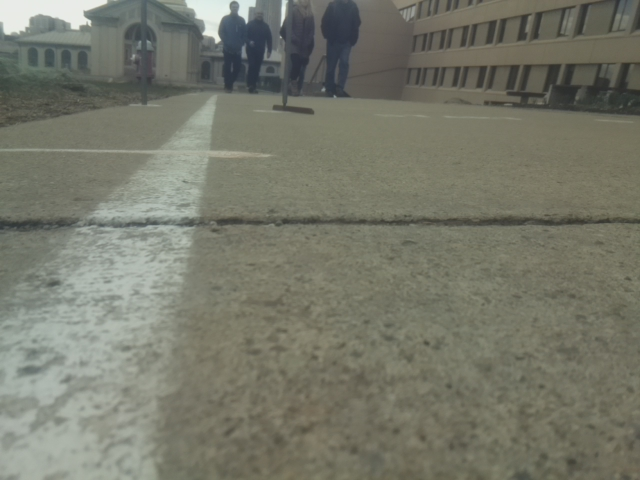
%> input picture data/pi-bob-master/data/training/2017-02-25 14_33_43.462812 forward.jpg, 640 x 480 px; its folder holds only this picture in this run
$ octave trainGenerate.m   (GNU Octave 9; MATLAB toolbox functions it lacks are replaced by stand-ins)
%> lines starting %> are read from the running program, lines starting %| are printed output that depends on the picture
### matlab/src/getPoints.m
function [row,col] = getPoints(path2Img)
    curImg = imread(path2Img);
%> curImg is the input picture: size 480x640x3 uint8; mean R, G, B 118.2, 119.8, 106.3
   curImg = curImg(130:480,:,:);
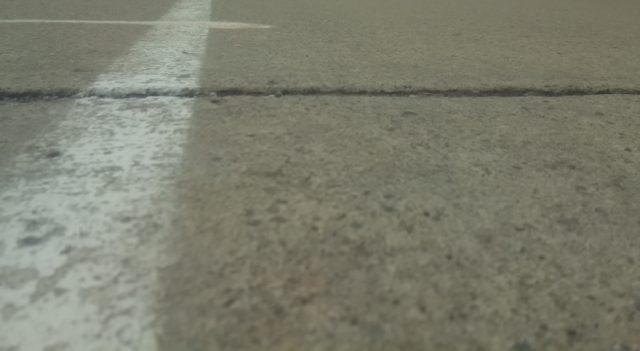
%> curImg: size 351x640x3 uint8; mean R, G, B 124.3, 125.5, 110
   curImg = imresize(curImg,0.1);
%> curImg: size 36x64x3 uint8
   gray = rgb2gray(curImg);
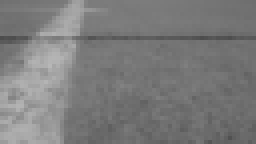
%> gray: size 36x64 uint8 (shown 4 times larger); min 77, max 183, mean 123.4
   filtered = medfilt2(gray,[5 5]);
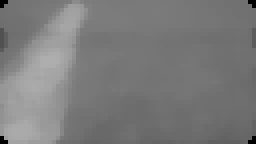
%> filtered: size 36x64 uint8 (shown 4 times larger); min 0, max 174, mean 122.8
   ed = edge(filtered,'canny');
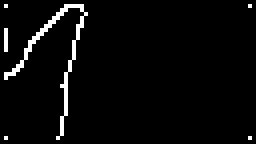
%> ed: size 36x64 logical (shown 4 times larger); 3.6% white in thin lines or dots
   [row,col]=find(ed==1);
%> row = 82 values from 2 to 35; col = 82 values from 2 to 63
end

### matlab/src/trainGenerate.m
Files=dir('./data/training/*.jpg');
labels = zeros(1,length(Files));
trainingSet = zeros(length(Files),300,2);
trainingNames = cell([1,length(Files)]);
for k=1:length(Files)
   FileName=Files(k).name;
   if(FileName(1)=='l')
       labels(k) = 1;
   elseif(FileName(1)=='r')
       labels(k) = 3;
   else
       labels(k) = 2;
   end

   [row,col] = getPoints(strcat('./data/training/',FileName));
%> row = 82 values, max 35 at index 10, min 2 at index 1, mean 14.13; col = 82 values from 2 to 63
   row(length(row)+1:300) = 0;
   col(length(col)+1:300) =0;
   trainingSet(k,:,1) = row';
   trainingSet(k,:,2) = col';
   trainingNames(k) = cellstr(strcat('./data/training/',FileName));
end
save trainPoints.mat trainingSet trainingNames

$ run again, on data/pi-bob-master/data/training/2017-02-25 14_37_49.737533 forward.jpg
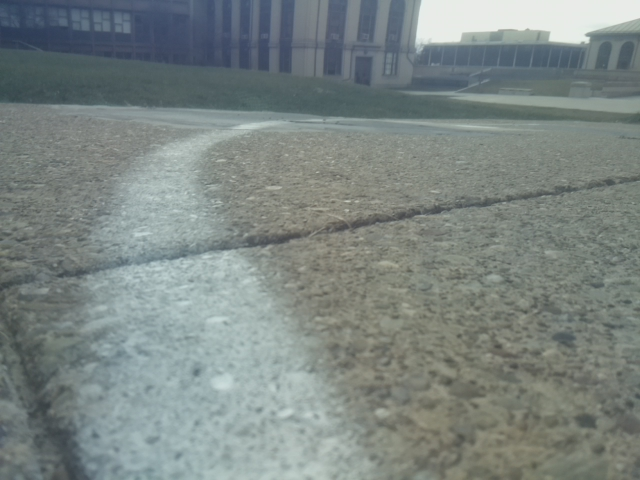
%> input picture data/pi-bob-master/data/training/2017-02-25 14_37_49.737533 forward.jpg, 640 x 480 px
%> in getPoints, curImg is the input picture: size 480x640x3 uint8; mean R, G, B 124, 133.6, 131
%> in getPoints, `curImg = curImg(130:480,:,:);`:
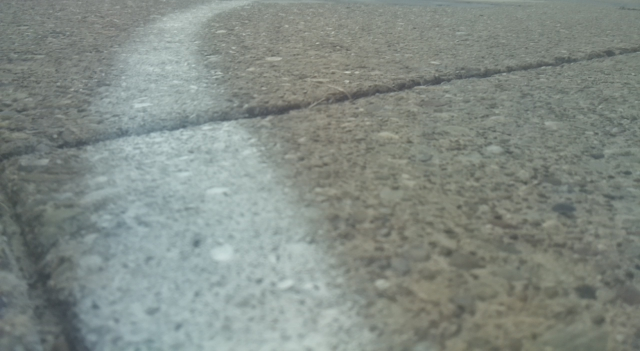
%> curImg: size 351x640x3 uint8; mean R, G, B 130.5, 139, 133
%> in getPoints, `ed = edge(filtered,'canny');`:
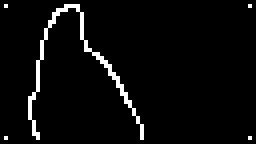
%> ed: size 36x64 logical (shown 4 times larger); 3.9% white in thin lines or dots
%> in getPoints, `[row,col]=find(ed==1);`: row = 90 values from 2 to 35; col = 90 values from 2 to 63
%> `[row,col] = getPoints(strcat('./data/training/',FileName));`: row = 90 values, max 35 at index 2, min 2 at index 1, mean 17.74; col = 90 values from 2 to 63

$ run again, on data/pi-bob-master/data/training/2017-02-25 14_38_01.445059 forward.jpg
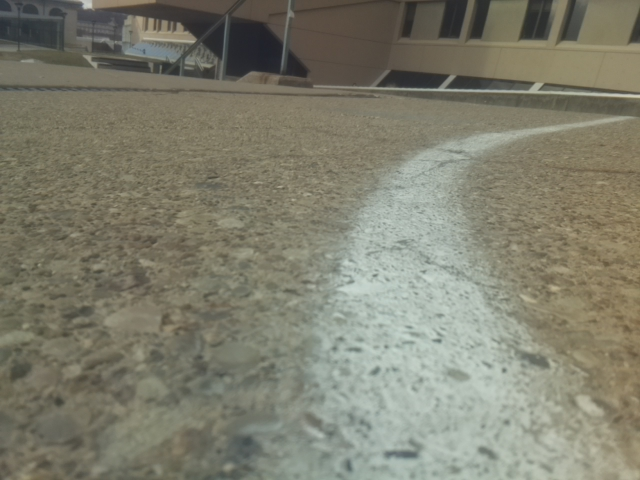
%> input picture data/pi-bob-master/data/training/2017-02-25 14_38_01.445059 forward.jpg, 640 x 480 px
%> in getPoints, curImg is the input picture: size 480x640x3 uint8; mean R, G, B 127.2, 126.4, 110.4
%> in getPoints, `curImg = curImg(130:480,:,:);`:
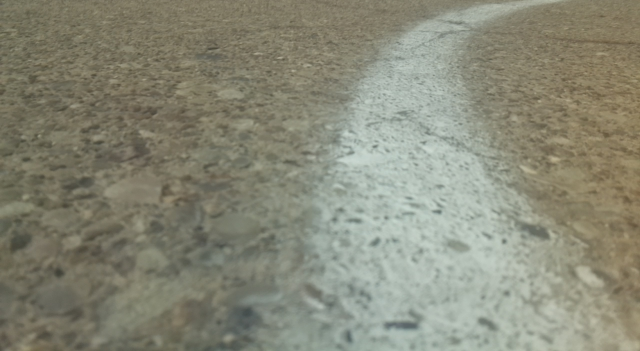
%> curImg: size 351x640x3 uint8; mean R, G, B 136.1, 136.6, 119.6
%> in getPoints, `ed = edge(filtered,'canny');`:
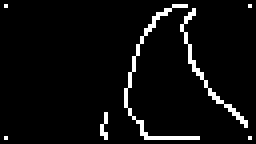
%> ed: size 36x64 logical (shown 4 times larger); 4.9% white in thin lines or dots
%> in getPoints, `[row,col]=find(ed==1);`: row = 113 values from 2 to 35; col = 113 values from 2 to 63
%> `[row,col] = getPoints(strcat('./data/training/',FileName));`: row = 113 values, max 35 at index 2, min 2 at index 1, mean 20.58; col = 113 values from 2 to 63

$ run again, on data/pi-bob-master/data/training/2017-02-25 14_37_22.285307 forward.jpg
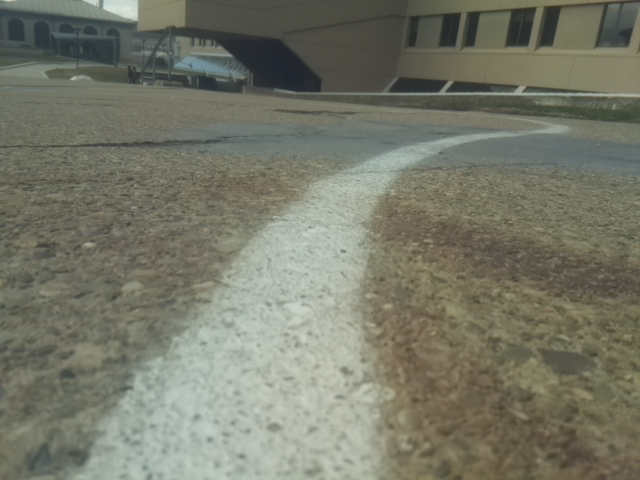
%> input picture data/pi-bob-master/data/training/2017-02-25 14_37_22.285307 forward.jpg, 640 x 480 px
%> in getPoints, curImg is the input picture: size 480x640x3 uint8; mean R, G, B 118.5, 120.1, 105.1
%> in getPoints, `ed = edge(filtered,'canny');`:
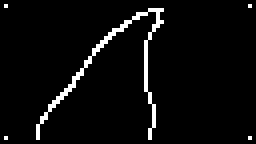
%> ed: size 36x64 logical (shown 4 times larger); 4.2% white in thin lines or dots
%> in getPoints, `[row,col]=find(ed==1);`: row = 96 values from 2 to 35; col = 96 values from 2 to 63
%> `[row,col] = getPoints(strcat('./data/training/',FileName));`: row = 96 values, max 35 at index 2, min 2 at index 1, mean 17.46; col = 96 values from 2 to 63
